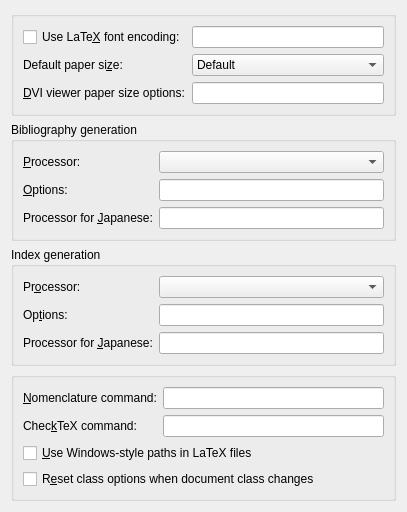
<ui version="4.0">
 <class>PrefLatexUi</class>
 <widget class="QWidget" name="PrefLatexUi">
  <property name="geometry">
   <rect>
    <x>0</x>
    <y>0</y>
    <width>407</width>
    <height>448</height>
   </rect>
  </property>
  <property name="windowTitle">
   <string/>
  </property>
  <layout class="QGridLayout" name="gridLayout_5">
   <item row="0" column="0">
    <widget class="QGroupBox" name="groupBox_2">
     <property name="title">
      <string/>
     </property>
     <property name="flat">
      <bool>true</bool>
     </property>
     <layout class="QGridLayout" name="gridLayout_4">
      <item row="0" column="0">
       <widget class="QCheckBox" name="latexEncodingCB">
        <property name="toolTip">
         <string>Enable if a specific font encoding (such as T1) should be used (via fontenc)</string>
        </property>
        <property name="text">
         <string>Use LaTe&amp;X font encoding:</string>
        </property>
       </widget>
      </item>
      <item row="0" column="1">
       <widget class="QLineEdit" name="latexEncodingED">
        <property name="toolTip">
         <string>Specify the font encoding (e.g., T1).</string>
        </property>
       </widget>
      </item>
      <item row="1" column="0">
       <widget class="QLabel" name="latexPaperSizeLA">
        <property name="text">
         <string>Default paper si&amp;ze:</string>
        </property>
        <property name="buddy">
         <cstring>latexPaperSizeCO</cstring>
        </property>
       </widget>
      </item>
      <item row="1" column="1">
       <widget class="QComboBox" name="latexPaperSizeCO">
        <item>
         <property name="text">
          <string>Default</string>
         </property>
        </item>
        <item>
         <property name="text">
          <string>US letter</string>
         </property>
        </item>
        <item>
         <property name="text">
          <string>US legal</string>
         </property>
        </item>
        <item>
         <property name="text">
          <string>US executive</string>
         </property>
        </item>
        <item>
         <property name="text">
          <string>A3</string>
         </property>
        </item>
        <item>
         <property name="text">
          <string>A4</string>
         </property>
        </item>
        <item>
         <property name="text">
          <string>A5</string>
         </property>
        </item>
        <item>
         <property name="text">
          <string>B5</string>
         </property>
        </item>
       </widget>
      </item>
      <item row="2" column="0">
       <widget class="QLabel" name="latexDviPaperLA">
        <property name="text">
         <string>&amp;DVI viewer paper size options:</string>
        </property>
        <property name="buddy">
         <cstring>latexDviPaperED</cstring>
        </property>
       </widget>
      </item>
      <item row="2" column="1">
       <widget class="QLineEdit" name="latexDviPaperED">
        <property name="toolTip">
         <string>Optional paper size flag (-paper) for some DVI viewers</string>
        </property>
       </widget>
      </item>
     </layout>
    </widget>
   </item>
   <item row="1" column="0">
    <widget class="QGroupBox" name="bibtexGB">
     <property name="title">
      <string>Bibliography generation</string>
     </property>
     <property name="flat">
      <bool>true</bool>
     </property>
     <layout class="QGridLayout" name="gridLayout">
      <item row="0" column="0">
       <widget class="QLabel" name="latexBibtexLA">
        <property name="text">
         <string>&amp;Processor:</string>
        </property>
        <property name="buddy">
         <cstring>latexBibtexCO</cstring>
        </property>
       </widget>
      </item>
      <item row="0" column="1">
       <widget class="QComboBox" name="latexBibtexCO"/>
      </item>
      <item row="1" column="0">
       <widget class="QLabel" name="latexBibtexOptionsLA">
        <property name="text">
         <string>&amp;Options:</string>
        </property>
        <property name="buddy">
         <cstring>latexBibtexED</cstring>
        </property>
       </widget>
      </item>
      <item row="1" column="1">
       <widget class="QLineEdit" name="latexBibtexED">
        <property name="toolTip">
         <string>BibTeX command and options</string>
        </property>
       </widget>
      </item>
      <item row="2" column="0">
       <widget class="QLabel" name="latexJBibtexLA">
        <property name="text">
         <string>Processor for &amp;Japanese:</string>
        </property>
        <property name="buddy">
         <cstring>latexJBibtexED</cstring>
        </property>
       </widget>
      </item>
      <item row="2" column="1">
       <widget class="QLineEdit" name="latexJBibtexED">
        <property name="toolTip">
         <string>Specific BibTeX command and options for pLaTeX (Japanese)</string>
        </property>
       </widget>
      </item>
     </layout>
    </widget>
   </item>
   <item row="2" column="0">
    <widget class="QGroupBox" name="indexGB">
     <property name="title">
      <string>Index generation</string>
     </property>
     <property name="flat">
      <bool>true</bool>
     </property>
     <layout class="QGridLayout" name="gridLayout_2">
      <item row="0" column="0">
       <widget class="QLabel" name="latexIndexLA">
        <property name="text">
         <string>Pr&amp;ocessor:</string>
        </property>
        <property name="buddy">
         <cstring>latexIndexCO</cstring>
        </property>
       </widget>
      </item>
      <item row="0" column="1">
       <widget class="QComboBox" name="latexIndexCO"/>
      </item>
      <item row="1" column="0">
       <widget class="QLabel" name="latexIndexOptionsLA">
        <property name="text">
         <string>Op&amp;tions:</string>
        </property>
        <property name="buddy">
         <cstring>latexIndexED</cstring>
        </property>
       </widget>
      </item>
      <item row="1" column="1">
       <widget class="QLineEdit" name="latexIndexED">
        <property name="toolTip">
         <string>Index command and options (makeindex, xindy)</string>
        </property>
       </widget>
      </item>
      <item row="2" column="0">
       <widget class="QLabel" name="latexJIndexLA">
        <property name="text">
         <string>Processor for &amp;Japanese:</string>
        </property>
        <property name="buddy">
         <cstring>latexJIndexED</cstring>
        </property>
       </widget>
      </item>
      <item row="2" column="1">
       <widget class="QLineEdit" name="latexJIndexED">
        <property name="toolTip">
         <string>Specific index command and options for pLaTeX (Japanese)</string>
        </property>
       </widget>
      </item>
     </layout>
    </widget>
   </item>
   <item row="3" column="0">
    <widget class="QGroupBox" name="groupBox">
     <property name="title">
      <string/>
     </property>
     <property name="flat">
      <bool>true</bool>
     </property>
     <layout class="QGridLayout" name="gridLayout_3">
      <item row="0" column="0">
       <widget class="QLabel" name="latexNomenclLA">
        <property name="text">
         <string>&amp;Nomenclature command:</string>
        </property>
        <property name="buddy">
         <cstring>latexNomenclED</cstring>
        </property>
       </widget>
      </item>
      <item row="0" column="1">
       <widget class="QLineEdit" name="latexNomenclED">
        <property name="toolTip">
         <string>Command and options for nomencl (usually makeindex)</string>
        </property>
       </widget>
      </item>
      <item row="1" column="0">
       <widget class="QLabel" name="latexChecktexLA">
        <property name="text">
         <string>Chec&amp;kTeX command:</string>
        </property>
        <property name="buddy">
         <cstring>latexChecktexED</cstring>
        </property>
       </widget>
      </item>
      <item row="1" column="1">
       <widget class="QLineEdit" name="latexChecktexED">
        <property name="toolTip">
         <string>CheckTeX start options and flags</string>
        </property>
       </widget>
      </item>
      <item row="2" column="0" colspan="2">
       <widget class="QCheckBox" name="pathCB">
        <property name="enabled">
         <bool>true</bool>
        </property>
        <property name="toolTip">
         <string/>
        </property>
        <property name="whatsThis">
         <string>Select if LyX should output Windows-style paths rather than Posix-style paths to LaTeX files. Useful if you're using the native Windows MikTeX rather than the Cygwin teTeX.</string>
        </property>
        <property name="layoutDirection">
         <enum>Qt::LeftToRight</enum>
        </property>
        <property name="text">
         <string>&amp;Use Windows-style paths in LaTeX files</string>
        </property>
       </widget>
      </item>
      <item row="3" column="0" colspan="2">
       <widget class="QCheckBox" name="latexAutoresetCB">
        <property name="toolTip">
         <string>Set class options to default on class change</string>
        </property>
        <property name="text">
         <string>R&amp;eset class options when document class changes</string>
        </property>
       </widget>
      </item>
     </layout>
    </widget>
   </item>
  </layout>
 </widget>
 <tabstops>
  <tabstop>latexEncodingED</tabstop>
  <tabstop>latexPaperSizeCO</tabstop>
  <tabstop>latexChecktexED</tabstop>
  <tabstop>latexBibtexED</tabstop>
  <tabstop>latexIndexED</tabstop>
  <tabstop>latexDviPaperED</tabstop>
  <tabstop>pathCB</tabstop>
  <tabstop>latexAutoresetCB</tabstop>
 </tabstops>
 <includes>
  <include location="local">qt_i18n.h</include>
 </includes>
 <resources/>
 <connections/>
</ui>
